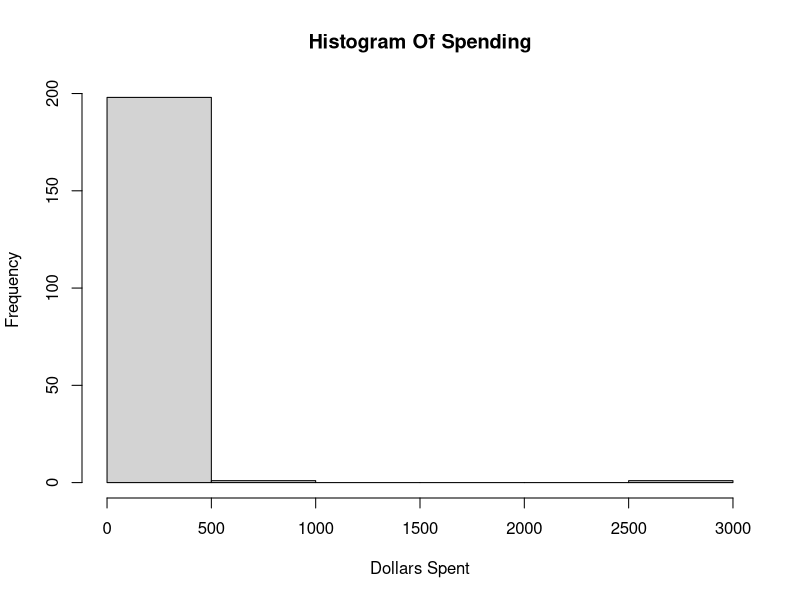
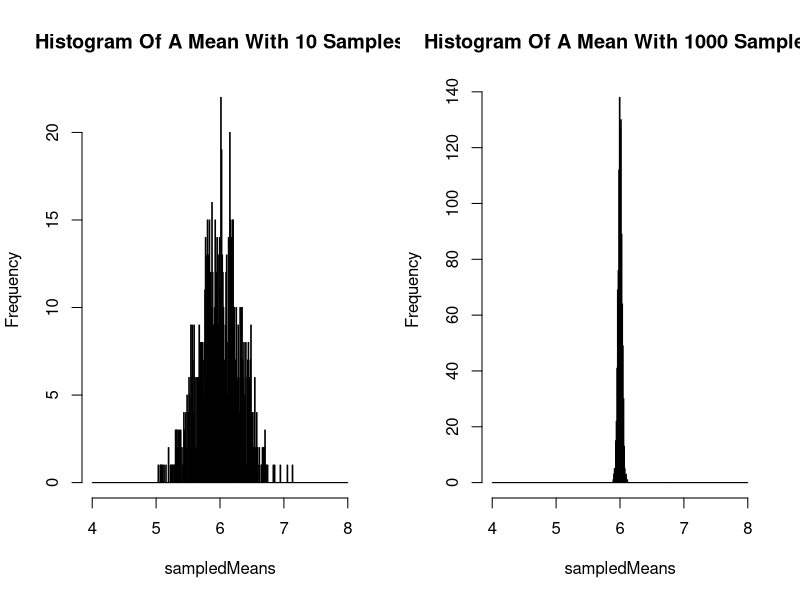
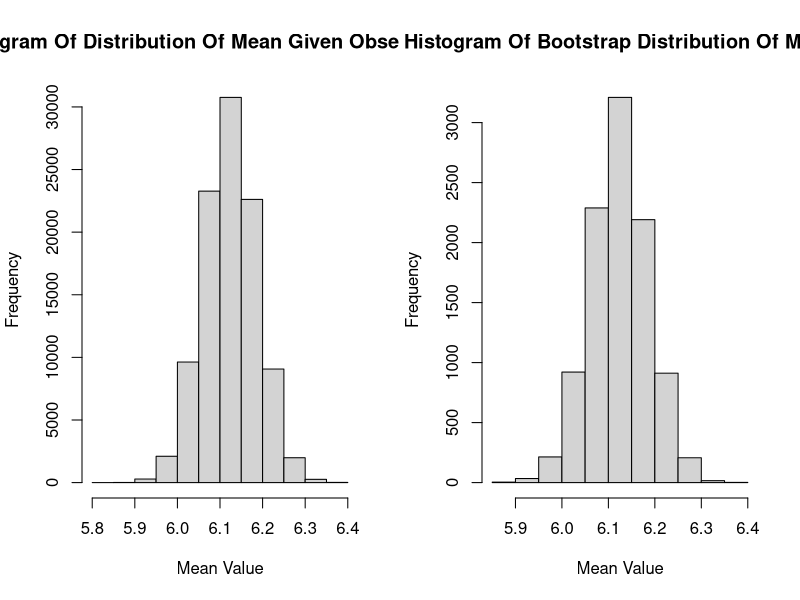
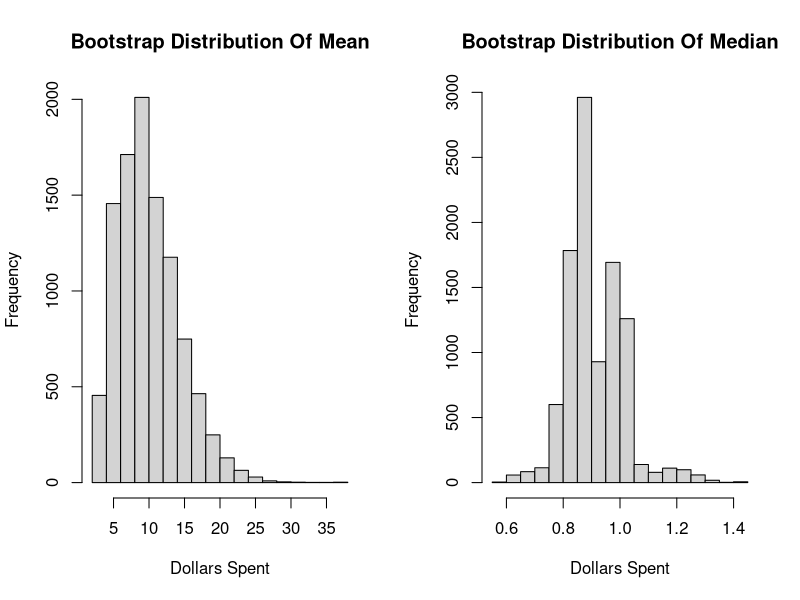
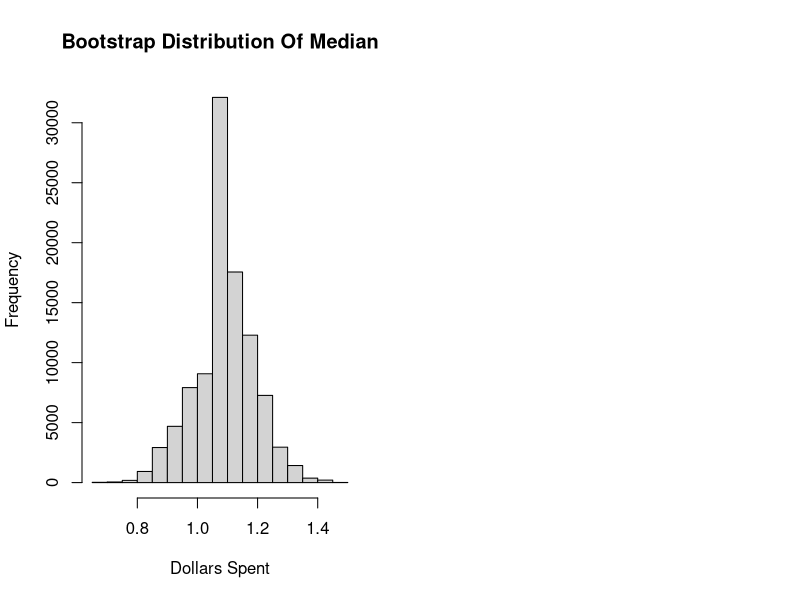

Generate these figures, in order, with R:


###################################################
#Review of Hypothesis Testing
###################################################
randSamp = (c(exp(rnorm(100,0,1)),exp(rnorm(100,0,3))))
hist((randSamp),xlab="Dollars Spent",main="Histogram Of Spending")
tempMean = mean(randSamp)
tempVar = var(randSamp)
tempSD = (var(randSamp)/200)^.5


###################################################
#Simulate the sampling distribution
###################################################
#Set R to display two plots 
par(mfrow=c(1,2))
#Create a blank vector to store the sampled means
sampledMeans = rep(NA,1000)
nSamples = 10
for(i in 1:1000){
	#Get normal random samples with mean 6 and standard deviation 1
	sampledMeans[i] = mean(rnorm(nSamples,6,1))
}
#Get a histogram with custom breaks
hist(sampledMeans,main="Histogram Of A Mean With 10 Samples",breaks = seq(4,8,.01))

#Do the same with 1000 samples
sampledMeans = rep(NA,1000)
nSamples = 1000
for(i in 1:1000){
	#Get normal random samples with mean 6 and standard deviation 1
	sampledMeans[i] = mean(rnorm(nSamples,6,1))
}
hist(sampledMeans,main="Histogram Of A Mean With 1000 Samples",breaks = seq(4,8,.01))

###################################################
#Basic Example 1 - Standard Error Of The Mean
###################################################
#You wouldn't actually use the bootstrap here, just a familiar example
getRandomSample = function(nSamples){
	return(rnorm(nSamples,6,2))
}
#True mean is 6, true variance and standard deviation is 2
observedSample = getRandomSample(1000)
tempMean = mean(observedSample)
tempSD = (var(observedSample)/1000)^.5
hist(rnorm(100000,tempMean,tempSD),main="Histogram Of Distribution Of Mean Given Observed Data",xlab="Mean Value")

#Create a blank vector to place the bootstrap means
bsMeans = rep(NA,10000)
#Run 10000 bootstrap samples
for(i in 1:10000){
	#get a bootstrap sample with replacement
	#Note we sample the observedSample
	bsSample = sample(observedSample,replace=TRUE)
	#Get the mean of the bootstrap sample and store
	bsMeans[i] = mean(bsSample)
}
#Check the standard deviation
sd(bsMeans)
#Check the histogram
hist(bsMeans,main="Histogram Of Bootstrap Distribution Of Mean",xlab="Mean Value")


##################################################
#Example 2: Candy Crush Spending
##################################################
randSamp = (c(exp(rnorm(100,0,1)),exp(rnorm(100,0,3))))
#Let's ca

#Do 10000 samples
bsMeans = rep(NA,10000)
for(i in 1:10000){
	#Take a bootstrap sample with replacement
	bsSample = sample(randSamp,replace=TRUE)
	#Get the mean of that sample
	bsMeans[i] = mean(bsSample)
}
hist(bsMeans,main="Bootstrap Distribution Of Mean",xlab="Dollars Spent")

##################################################
#Example 3: Standard Error of the Median
##################################################
randSamp = (c(exp(rnorm(100,0,1)),exp(rnorm(100,0,3))))


#Do 10000 samples
bsMedians = rep(NA,10000)
for(i in 1:10000){
	#Take a bootstrap sample with replacement
	bsSample = sample(randSamp,replace=TRUE)
	#Get the mean of that sample
	bsMedians[i] = median(bsSample)
}
hist(bsMedians,main="Bootstrap Distribution Of Median",xlab="Dollars Spent")


##################################################
#Example 4: Confidence Interval For The Median
##################################################
randSamp = (c(exp(rnorm(100,0,1)),exp(rnorm(100,0,3))))
#Let's ca

bsMedians = rep(NA,100000)
for(i in 1:100000){
	#Take a bootstrap sample with replacement
	bsSample = sample(randSamp,replace=TRUE)
	#Get the mean of that sample
	bsMedians[i] = median(bsSample)
}
hist(bsMedians,main="Bootstrap Distribution Of Median",xlab="Dollars Spent")
quantile(bsMedians,c(0.025,0.975))
###################################################
#Example 5 - Standard Error Of Regression Coefficient
###################################################
#Simulate some data
nSamples = 100
price = runif(nSamples,1,2)
demand = 50 - price*5 + rnorm(nSamples)
#Run the regression
lmData = data.frame(demand,price)
summary(lm(demand~price,data=lmData))

#Let's resample to see if we get the same result
nBootstraps = 1000
bsPriceCoefficient = rep(NA,nBootstraps)
for(i in 1:nBootstraps){
	bsSample = sample(nSamples,replace=TRUE)
	#Get the bs sample of the data
	bsData = lmData[bsSample,]
	bsPriceCoefficient[i] = lm(demand~price,data=bsData)$coefficients[2]
}
sd(bsPriceCoefficient)


#A non-straight forward application - let's figure out a CI for revenue when the price is 2 dollars
nBootstraps = 1000
bsTwoDollarRevenue = rep(NA,nBootstraps)
for(i in 1:nBootstraps){
	bsSample = sample(nSamples,replace=TRUE)
	#Get the bs sample of the data
	bsData = lmData[bsSample,]
	lmModel = lm(demand~price,data=bsData)
	bsTwoDollarRevenue[i] = (lmModel$coefficients[1] - 2*lmModel$coefficients[2]) 
}
sd(bsTwoDollarRevenue)
#Why is this so much higher?






